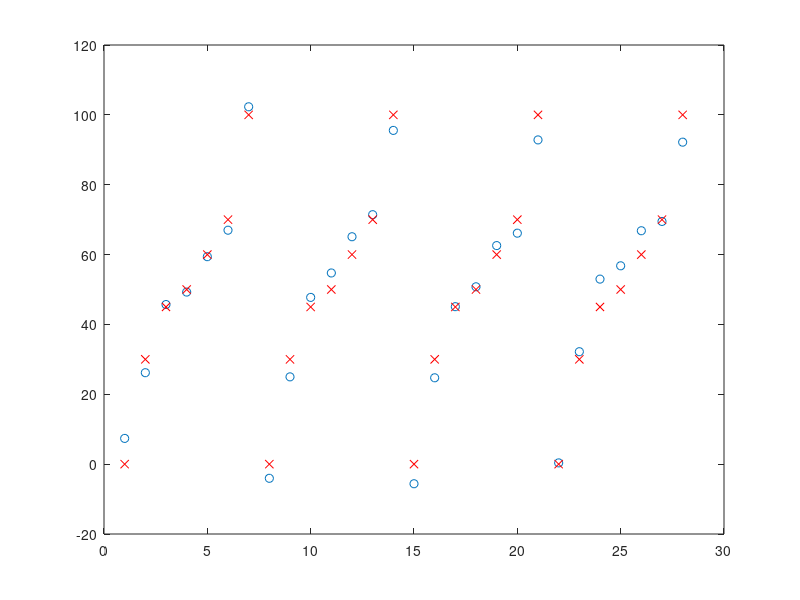

The MATLAB script that drew this image:
%PA calibration global background
%2	100	1258.357143	944.5017007;...
%mmax = 40000 for kVp=39,  [5 5] median filter 
%{
7	0	36160.49232	21013.34142
7	30	39746.96918	22354.33213
7	45	41326.19488	22911.49707
7	50	41938.4649	23231.00611
7	60	43265.05737	23898.29803
7	70	44353.08588	24560.16588
7	100	47726.03615	26379.25916
1	0	6352.955724	4035.070949
1	30	6917.448937	4359.488318
1	45	7366.397204	4533.088908
1	50	7567.398312	4571.420213
1	60	7910.710878	4695.550582
1	70	8124.750596	4796.286037
1	100	9050.970673	5234.338295
2	0	12021.52388	7331.371452
2	30	13706.27797	7930.447949
2	45	14527.63391	8208.788911
2	50	14869.64935	8335.017656
2	60	15509.27432	8598.312425
2	70	16013.68853	8822.960004
2	100	17819.24959	9550.117013
%}
Data=[...
3	0	17166.48365	10059.26422
3	30	19446.59652	10852.83497
3	45	20540.24928	11218.81161
3	50	20982.02437	11415.57967
3	60	21855.47121	11781.67862
3	70	22556.29061	12083.06386
3	100	24944.0283	13054.91256
4	0	22479.73753	12972.67431
4	30	25277.52814	13929.10274
4	45	26578.71179	14357.92856
4	50	27117.1356	14571.89216
4	60	28171.98334	15029.08029
4	70	29009.7703	15412.82853
4	100	31770.52194	16654.16937
5	0	27107.09738	15550.85337
5	30	30236.0919	16655.28127
5	45	31652.92946	17145.42394
5	50	32252.08424	17403.157
5	60	33462.52262	17925.67639
5	70	34409.16356	18410.54698
5	100	37525.52869	19831.46212
6	0	31957.70607	18343.45562
6	30	35382.11002	19552.62739
6	45	36919.74075	20074.33107
6	50	37549.80193	20387.85973
6	60	38834.70261	20991.50157
6	70	39865.94169	21583.77952
6	100	43163.39273	23250.39622
];

Data(:,3)=Data(:,3)/1000;
%temp = Data(:,3);
Data(:,4)=Data(:,4)/1000;
Data(:,3)=Data(:,3)./Data(:,4);
%Data(:,4) = temp;
B=[Data(:,1) Data(:,2)];
A=[ones(size(Data,1),1) Data(:,3) Data(:,4) Data(:,3).^2 Data(:,4).^2 Data(:,3).*Data(:,4)  ];%Data(:,3).^3 Data(:,4).^3
X=A\B
Result=A*X;
figure;plot(Result(:,2),'o');hold on;
plot(Data(:,2),'rx');

dev_thickness = (sum((Data(:,1)-Result(:,1)).^2)./size(Data,1)).^0.5
dev_density = (sum((Data(:,2)-Result(:,2)).^2)./size(Data,1)).^0.5
x = X;
d = 1;
%dev = (sum((Data(:,2)-Result(:,2)).^2)./size(Data,1)).^0.5
;



